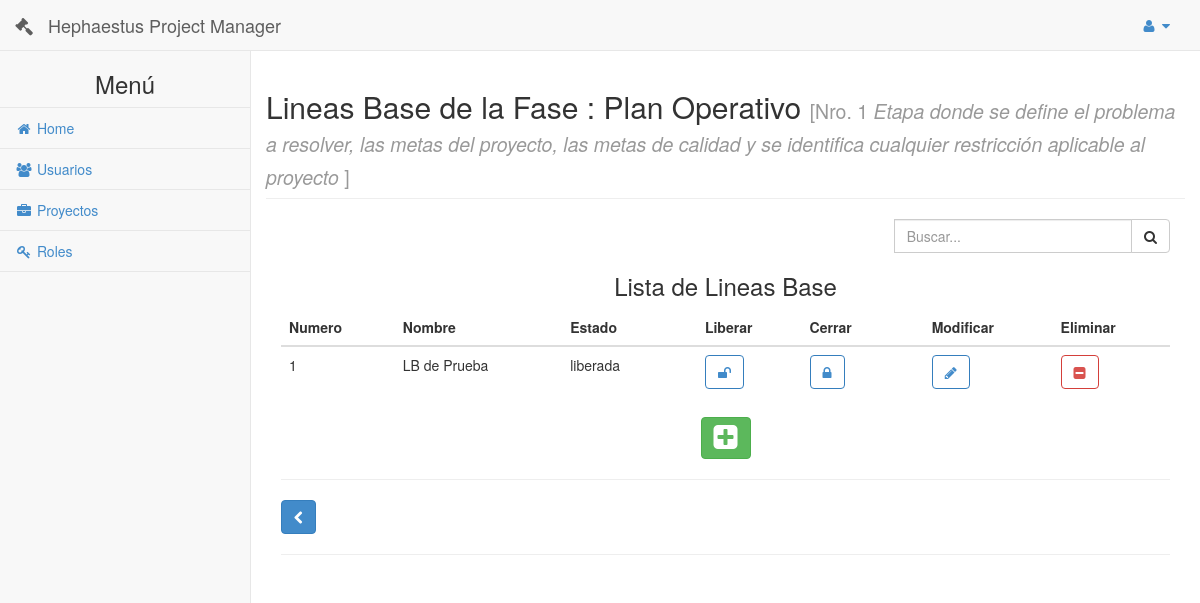
The page /lineabase/1/ (signed in) on the database as committed earlier.
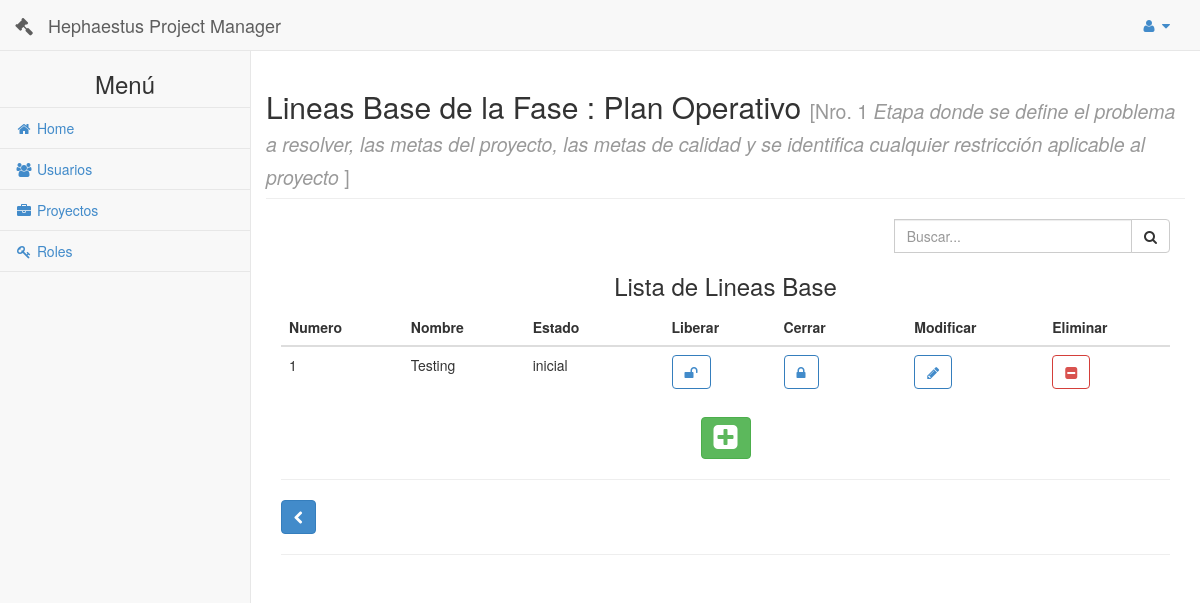
The same page on the database as committed later.
### principal/models.py (models this page shows, shortened)
class LineaBase(models.Model):
    class Meta:
        verbose_name = 'LineaBase'
        verbose_name_plural = 'LineasBase'
    fase = models.ForeignKey(Fase, on_delete=models.CASCADE)
    usuario = models.ForeignKey(Usuario, null=True)
    nombre = models.TextField(max_length=50)
    nro = models.IntegerField()
    estado = models.TextField()

### app_linea_base/views.py (the view)
# urls.py: url(r'^(?P<id_fase>\d+)/$','app_linea_base.views.indexLineaBase', name='index'),
def indexLineaBase(request, id_fase):
    u = is_logged(request.session)
    if(u):
        if request.method != 'POST':
            fase = Fase.objects.get(id=id_fase)
            lineasb = LineaBase.objects.filter(fase=fase).order_by('nro')
        else:
            fase = Fase.objects.get(id=id_fase)
            lineasb = LineaBase.objects.filter(
                nombre__startswith=request.POST['search'])
        return render(request, 'lineasbase.html', {'usuario': u, 'fase': fase, 'lineasb': lineasb})
    else:
        return redirect('/login')

### principal/views.py (called while the page is built)
def is_logged(session):
	if( 'usuario' in session ):
		user =  Usuario.objects.get(id=session['usuario'])
		u = user.__dict__
		lista_permisos = []
		lista_roles = []
		for r in user.roles.all():
			lista_roles.append(r.nombre)
			for p in r.permisos.all():
				lista_permisos.append(p.nombre)
		u['permisos'] = lista_permisos
		u['roles'] = lista_roles
		return u
	else:
		return False

### app_linea_base/templates/lineasbase.html (shortened to what the changed rows need)
{% include 'header.html' %}
        {% if usuario %}
        <div id="page-wrapper">
            <div class="row">
                <div class="col-lg-12">
                    <div class="row">
                        <h2 class="page-header">Lineas Base de la Fase : {{fase.nombre}} <small>[Nro. {{fase.nro}} <i> {{fase.descripcion}} </i>]</small></h2>
                    </div>
                        <form method="post">
                            <table class="table table-hover">
                                <thead>
                                    <tr>
                                        <th>Numero</th>
                                        <th>Nombre</th>
                                        <th>Estado</th>
                                        <th></th>
                                        <th>Liberar</th>
                                        <th>Cerrar</th>
                                        <th></th>
                                        <th>Modificar</th>
                                        <th>Eliminar</th>
                                    </tr>
                                </thead>
                                <tbody>
                                    {% for l in lineasb %}
                                    <tr>
                                        <td>{{l.nro}}</td>
                                        <td>{{l.nombre}}</td>
                                        <td>{{l.estado}}</td>
                                        <td></td>
                                        <td>
                                            <a class="btn btn-primary btn-outline" href="{% url 'lineasbase:liberar' fase.id l.id %}"><i class="fa fa-unlock "></i></a>
                                        </td>
                                        <td>
                                            <a class="btn btn-primary btn-outline" href="{% url 'lineasbase:cerrar' fase.id l.id %}"><i class="fa fa-lock "></i></a>
                                        </td>
                                        <td></td>
                                        <td>
                                            <a href="#modificar" class="btn btn-primary btn-outline"
                                            onClick="modificarLineaBase( '{{l.id}}','{{l.nro}}','{{l.nombre}}','{{l.estado}}' );"><i class="fa fa-pencil"></i></a>
                                        </td>
                                        <td>
                                            <a href="#eliminar" class="btn btn-danger btn-outline" onClick="eliminarLineaBase( '{{l.nombre}}', '{% url 'lineasbase:eliminar' fase.id l.id %}' );"><i class="fa fa-minus-square"></i></a>
                                        </td>
                                    </tr>
                                    {% empty %}
                                        <tr>
                                            No hay resultados
                                        </tr>
                                    {% endfor %}
                                </tbody>
                            </table>
                        </form>
                </div>
            </div>
        </div>
        {% endif %}
        {% load staticfiles %}
{% include 'footer.html' %}

Rows that differ between the two databases and show on the page:
removed LineaBase: nro "1", nombre "LB de Prueba", estado "liberada"
added LineaBase: nro "1", nombre "Testing", estado "inicial"
